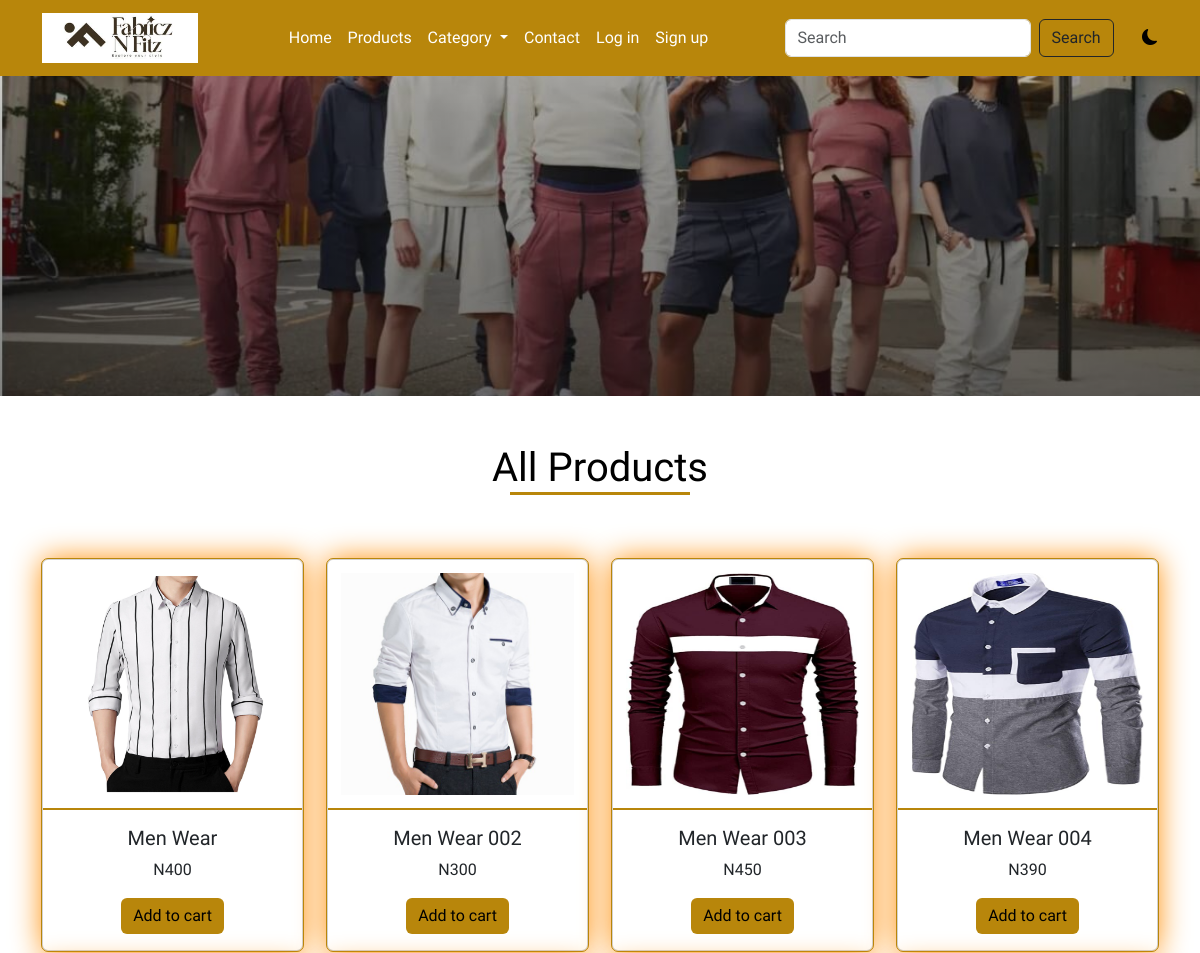
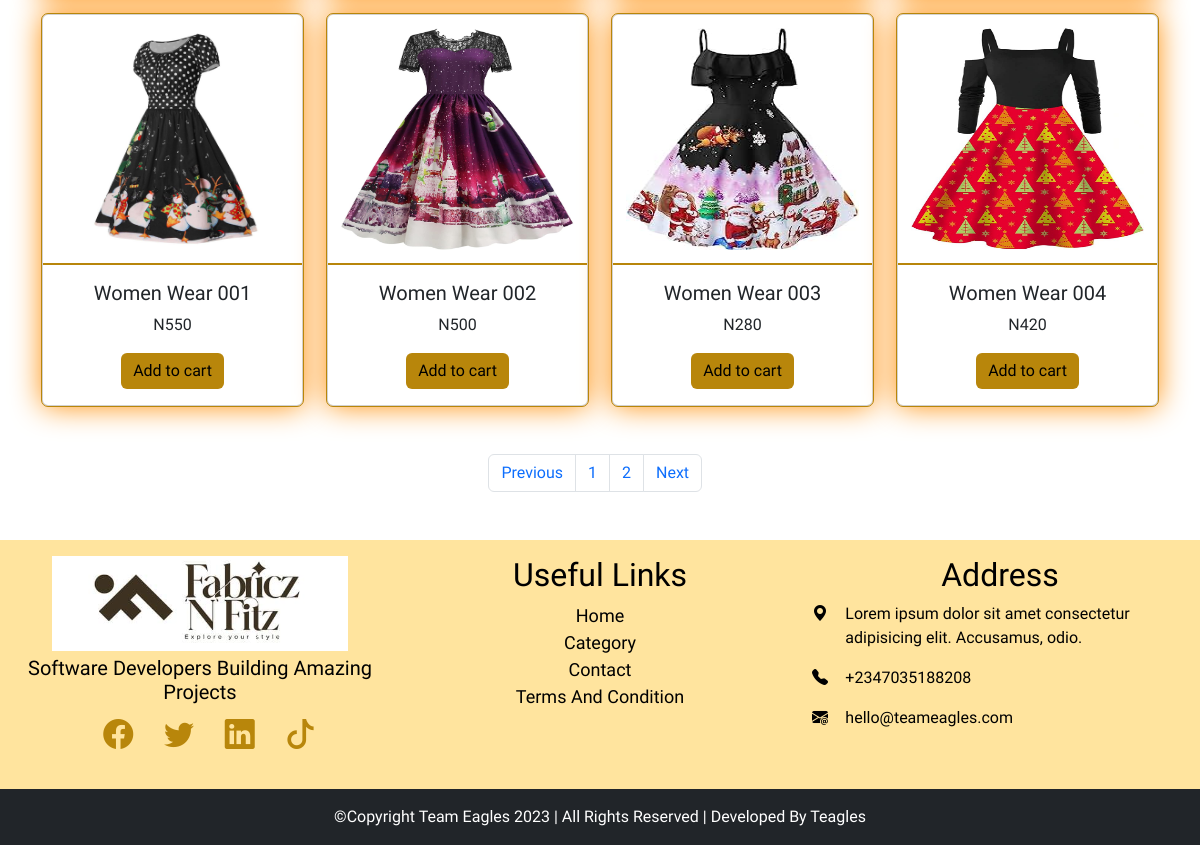
Page /products on the committed database (2 pictures, top to bottom).
### main/models.py (models this page shows, shortened)
class AppInfo(models.Model):
    appname = models.CharField(max_length=50)
    logo = models.ImageField(upload_to='logo')
    banner = models.ImageField(upload_to='banner')
    carousel1 = models.ImageField(upload_to='carousel')
    carousel2 = models.ImageField(upload_to='carousel')
    carousel3 = models.ImageField(upload_to='carousel')

class Product(models.Model):
    type = models.ForeignKey(Category, on_delete=models.CASCADE)
    name = models.CharField(max_length=50)
    slug = models.SlugField(unique=True)
    img = models.ImageField(upload_to='product')
    price = models.IntegerField()
    description = models.TextField()
    size = models.CharField(max_length=50, blank=True, null=True)
    popular = models.BooleanField()
    featured = models.BooleanField()
    uploaded = models.DateTimeField(auto_now_add=True)

### main/views.py (the view)
# urls.py: path('products', views.products, name='products'),
def products(request):
    prod = Product.objects.all()
    p = Paginator(prod, 8)
    page = request.GET.get('page')
    pagin = p.get_page(page)
    context = {
        'pagin':pagin,
    }
    return render(request, 'products.html', context)

### main/context_processor.py (called while the page is built)
def feature(request):
    info = AppInfo.objects.get(pk=1)
    categ = Category.objects.all()
    context = {
        'info':info,
        'categ':categ,
    }
    return context

def cartcount(request):
    cart = Cart.objects.filter(user__username = request.user.username, paid=False)
    itemcount = 0
    for item in cart:
        itemcount += item.quantity
    context = {
        'itemcount':itemcount
    }
    return context

### main/templates/products.html (shortened to what this page needs)
{% extends 'base.html' %}
{% block header %} {% include 'header.html' %} {% endblock header %}
{% block banner %} {% include 'banner.html' %} {% endblock banner %}
{% block content %}
 <div class="container mt-5 mb-5">
     <h1 class="text-center text-capitalize mb-5 title">all products</h1>
     <div class="row">
        {% for item in pagin %}
        <div class="col-12 col-md-6 col-lg-3 mt-3">
            <div class="card popcard">
                <a href="{% url 'detail' item.id item.slug %}"><img src="{{item.img.url}}" class="card-img-top" alt="..."></a>
                <div class="card-body">
                  <h5 class="card-title text-capitalize text-center">{{item.name}}</h5>
                  <p class="card-text text-center">N{{item.price}}</p>
                  <button class="btn btn-warning">Add to cart</button>
                </div>
            </div>
        </div>
        {% endfor %}
     </div>
     <div class="paginate mt-5">
        <nav aria-label="Page navigation example">
            <ul class="pagination">
              {% if pagin.has_previous %}
                <li class="page-item"><a class="page-link" href="?page={{pagin.previous_page_number}}">Previous</a></li>
              {% else %}
                <li class="page-item"><a class="page-link" href="?page=1">Previous</a></li>
              {% endif %}
              {% for item in pagin.paginator.page_range %}
                {% if pagin.number == item %}
                  <li class="page-item"><a class="page-link" href="#">{{item}}</a></li>
                {% else %}
                  <li class="page-item"><a class="page-link" href="?page={{item}}">{{item}}</a></li>
                {% endif %}
              {% endfor %}
              {% if pagin.has_next %}
                <li class="page-item"><a class="page-link" href="?page={{pagin.next_page_number}}">Next</a></li>
              {% else %}
                <li class="page-item"><a class="page-link" href="?page={{pagin.paginator.num_pages}}">Next</a></li>
              {% endif %}
            </ul>
        </nav>
    </div>
    </div>
{% endblock content %}
{% block footer %} {% include 'footer.html' %} {% endblock footer %}

### main/templates/header.html (shortened to what this page needs)
<nav class="navbar navbar-expand-lg sticky-top">
    <div class="container">
        <a class="navbar-brand" href="#"><img src="{{info.logo.url}}" alt="" style="height: 50px;"></a>
        <div class="collapse navbar-collapse" id="navbarSupportedContent">
            <ul class="navbar-nav mx-auto mb-2 mb-lg-0">
                {% if user.is_authenticated %}
                <li class="nav-item">
                    <a class="nav-link" aria-current="page" href="{% url 'home' %}">Home</a>
                </li>
                <li class="nav-item">
                    <a class="nav-link" href="{% url 'products' %}">Products</a>
                </li>
                <li class="nav-item dropdown">
                    <a class="nav-link dropdown-toggle" href="#" role="button" data-bs-toggle="dropdown" aria-expanded="false">
                        Category
                    </a>
                    <ul class="dropdown-menu">
                        {% for item in categ  %}
                        <li><a class="dropdown-item" href="{% url 'category' item.id %}">{{item.name|title}}</a></li>
                        {% endfor %}
                    </ul>
                </li>
                <li class="nav-item">
                    <a class="nav-link" href="{% url 'contact' %}">Contact</a>
                </li>
                <li class="nav-item">
                    <a class="nav-link" href="{% url 'cart' %}">
                        <div class="wrapper">
                            <i class="bi bi-cart4"></i>
                            <span class="badge">{{itemcount}}</span>
                        </div>
                    </a>
                </li>
                <li class="nav-item dropdown">
                    <a class="nav-link dropdown-toggle" href="#" role="button" data-bs-toggle="dropdown" aria-expanded="false">
                        {% if user.customer %}
                            <img src="{{user.customer.pix.url}}" style="height: 30px;" alt=""><span>Hi {{user.username}}</span>
                        {% endif %}
                    </a>
                    <ul class="dropdown-menu">
                        <li><a class="dropdown-item" href="{% url 'profile' %}">Profile</a></li>
                        <li><a class="dropdown-item" href="{% url 'signout' %}">Logout</a></li>
                    </ul>
                </li>
                {% else %}
                <li class="nav-item">
                    <a class="nav-link" aria-current="page" href="{% url 'home' %}">Home</a>
                </li>
                <li class="nav-item">
                    <a class="nav-link" href="{% url 'products' %}">Products</a>
                </li>
                <li class="nav-item dropdown">
                    <a class="nav-link dropdown-toggle" href="#" role="button" data-bs-toggle="dropdown" aria-expanded="false">
                        Category
                    </a>
                </li>
                <li class="nav-item">
                    <a class="nav-link" href="{% url 'contact' %}">Contact</a>
                </li>
                <li class="nav-item">
                    <a href="{% url 'signin' %}" class="nav-link">Log in</a>
                </li>
                <li class="nav-item">
                    <a href="{% url 'signup' %}" class="nav-link">Sign up</a>
                </li>
                {% endif %}
            </ul>
            <form action="{% url 'search' %}" method="POST" class="d-flex" role="search">
                <input class="form-control me-2" name="item" type="search" placeholder="Search" aria-label="Search">
                <button type="submit" class="btn btn-outline-dark" type="submit">Search</button>
            </form>
            <div class="david">
                <i class="bi bi-moon-fill"></i>
            </div>
        </div>
    </div>
</nav>

### main/static/css/style.css (style rules this page uses)
* { padding: 0%; margin: 0%; box-sizing: border-box; }
.navbar { background-color: darkgoldenrod; }
.navbar-nav a { color: white; margin-left: -1%; }
.david { margin-left: 3%; cursor: pointer; }
:root { --bg: white; --icon: black; --text: black; }
body { background: var(--bg) !important; color: var(--text) !important; overflow-y: hidden; font-family: 'Alkatra', cursive !important; }
.card-body { color: var(--card) !important; }
.popcard { text-align: center; outline: 1px solid darkgoldenrod; box-shadow: 0px 0px 30px darkorange; transition: 1s; cursor: pointer; }
.popcard img { height: 250px; border-bottom: 2px solid darkgoldenrod; padding: 5%; }
.popcard button { background-color: darkgoldenrod; border: none; }
.title::after { content: ''; display: block; width: 180px; height: 3px; background-color: darkgoldenrod; margin-left: auto; margin-right: auto; }
.paginate { margin-left: 40%; }

### rows in the picture
AppInfo: logo (picture)
Product: img (picture), name "Men Wear", price "400"
Product: img (picture), name "Men Wear 002", price "300"
Product: img (picture), name "Men Wear 003", price "450"
Product: img (picture), name "Men Wear 004", price "390"
Product: img (picture), name "Women Wear 001", price "550"
Product: img (picture), name "Women Wear 002", price "500"
Product: img (picture), name "Women Wear 003", price "280"
Product: img (picture), name "Women Wear 004", price "420"

### other values in the picture
{{ item }} "1"
{{ item }} "2"
